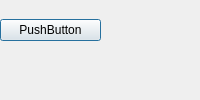
<?xml version="1.0" encoding="UTF-8"?>
<ui version="4.0">
 <class>LoginDlg</class>
 <widget class="QDialog" name="LoginDlg">
  <property name="enabled">
   <bool>true</bool>
  </property>
  <property name="geometry">
   <rect>
    <x>0</x>
    <y>0</y>
    <width>200</width>
    <height>100</height>
   </rect>
  </property>
  <property name="maximumSize">
   <size>
    <width>200</width>
    <height>100</height>
   </size>
  </property>
  <property name="windowTitle">
   <string>Dialog</string>
  </property>
  <widget class="QWidget" name="verticalLayoutWidget">
   <property name="geometry">
    <rect>
     <x>0</x>
     <y>0</y>
     <width>101</width>
     <height>61</height>
    </rect>
   </property>
   <layout class="QVBoxLayout" name="verticalLayout">
    <property name="spacing">
     <number>8</number>
    </property>
    <item>
     <widget class="QPushButton" name="pushButtonDiag">
      <property name="sizePolicy">
       <sizepolicy hsizetype="Minimum" vsizetype="Fixed">
        <horstretch>0</horstretch>
        <verstretch>0</verstretch>
       </sizepolicy>
      </property>
      <property name="text">
       <string>PushButton</string>
      </property>
     </widget>
    </item>
   </layout>
  </widget>
 </widget>
 <resources/>
 <connections>
  <connection>
   <sender>pushButtonDiag</sender>
   <signal>clicked()</signal>
   <receiver>LoginDlg</receiver>
   <slot>accept()</slot>
   <hints>
    <hint type="sourcelabel">
     <x>197</x>
     <y>148</y>
    </hint>
    <hint type="destinationlabel">
     <x>189</x>
     <y>49</y>
    </hint>
   </hints>
  </connection>
 </connections>
</ui>
